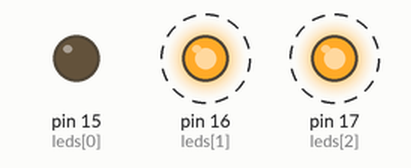
Simulated run of this sketch. Board: Arduino Uno, built with avr-gcc and run on an emulated ATmega328P. Parts: output pins drawn as LEDs (lit = HIGH). Dashed ring = blinking.

Above: at 0.5 s.
Timing chart, 0 to 3.0 s (numbered marks = the images above):
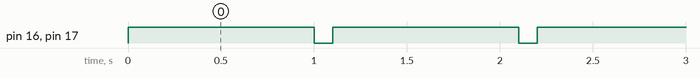

The sketch:

exercise4.ino
```cpp
int leds[3] = {15, 16, 17};
int length = 3;
void setup(){
  for(int i=0;i<length;i++)
    pinMode(leds[i], OUTPUT);
}

void loop(){
  digitalWrite(leds[0], LOW);
  digitalWrite(leds[1], HIGH);
  digitalWrite(leds[2], HIGH);
  delay(1000);
  for(int i=0;i<length;i++)
    digitalWrite(leds[i], LOW);
  delay(100);
}
```

Measured:
- by itself, pin 16 (leds[1]), pin 17 (leds[2]): alternates HIGH for 1.0 s and LOW for 0.10 s
